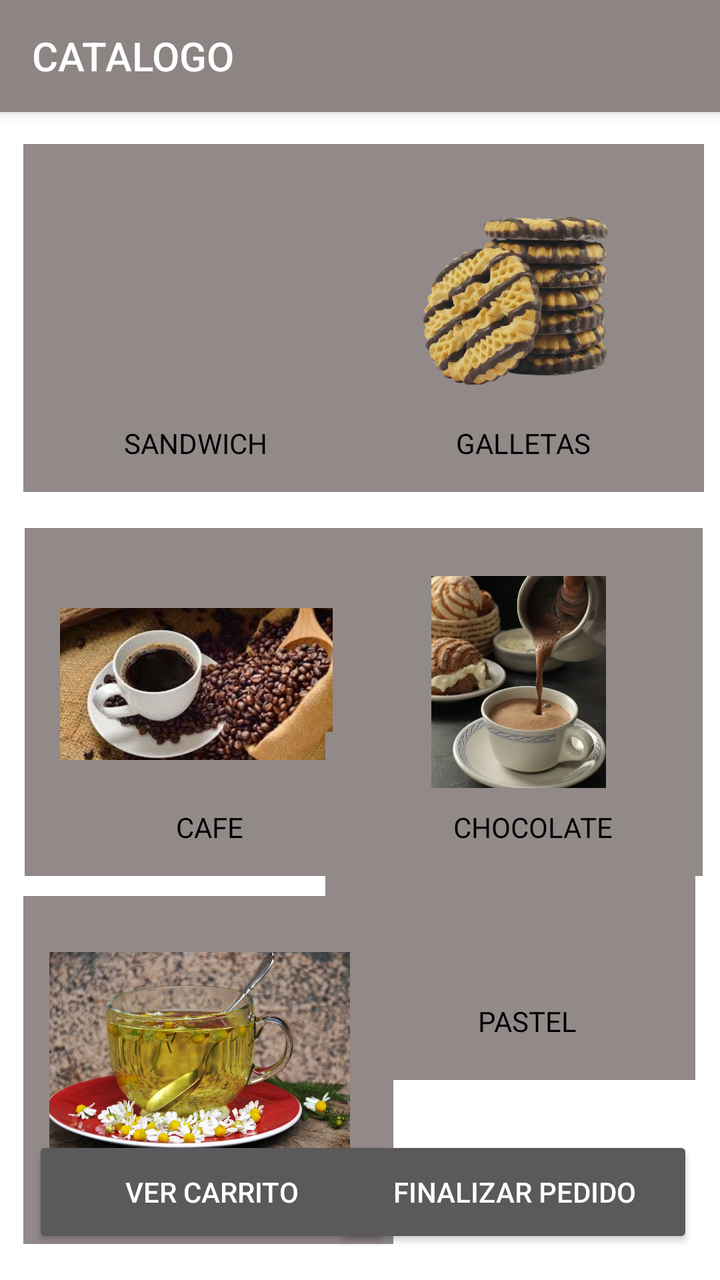
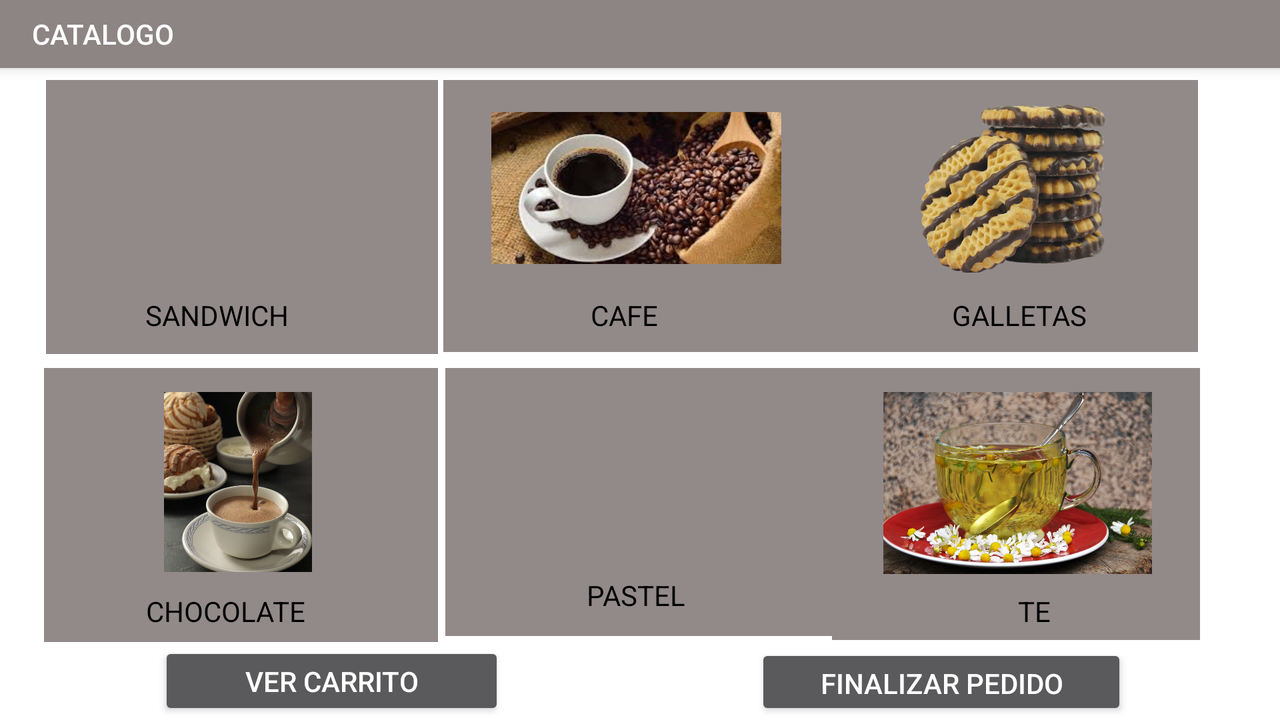

One screen, two layout resources from the same app: the default and the repository's alternative for another configuration. Each is rendered where Android would select it; the XML of both is given below.
<!-- AndroidManifest.xml: application theme Theme.AppCompat.NoActionBar -->
<!-- res/layout/activity_menu.xml -->
<?xml version="1.0" encoding="utf-8"?>
<androidx.constraintlayout.widget.ConstraintLayout xmlns:android="http://schemas.android.com/apk/res/android"
    xmlns:app="http://schemas.android.com/apk/res-auto"
    xmlns:tools="http://schemas.android.com/tools"
    android:id="@+id/main"
    android:layout_width="match_parent"
    android:layout_height="match_parent"
    android:background="#FFFFFF"
    tools:context=".Menu">

    

    <androidx.appcompat.widget.Toolbar
        android:id="@+id/toolbar"
        android:layout_width="match_parent"
        android:layout_height="?attr/actionBarSize"
        android:background="#8D8484"
        android:elevation="4dp"
        android:theme="@style/ThemeOverlay.AppCompat.Dark.ActionBar"
        app:layout_constraintEnd_toEndOf="parent"
        app:layout_constraintStart_toStartOf="parent"
        app:layout_constraintTop_toTopOf="parent"
        app:popupTheme="@style/ThemeOverlay.AppCompat.Light"
        app:title="CATALOGO" />

    <View
        android:id="@+id/view6"
        android:layout_width="185dp"
        android:layout_height="174dp"
        android:layout_marginTop="264dp"
        android:background="#FFFFFF"
        android:backgroundTint="#928989"
        android:foregroundTint="#020202"
        android:visibility="visible"
        app:layout_constraintEnd_toEndOf="parent"
        app:layout_constraintHorizontal_bias="0.07"
        app:layout_constraintStart_toStartOf="parent"
        app:layout_constraintTop_toTopOf="parent" />

    <ImageView
        android:id="@+id/imageView5"
        android:layout_width="145dp"
        android:layout_height="108dp"
        android:layout_marginTop="288dp"
        app:layout_constraintEnd_toEndOf="parent"
        app:layout_constraintHorizontal_bias="0.139"
        app:layout_constraintStart_toStartOf="parent"
        app:layout_constraintTop_toTopOf="parent"
        app:srcCompat="@drawable/cafe" />

    <View
        android:id="@+id/view4"
        android:layout_width="185dp"
        android:layout_height="174dp"
        android:layout_marginBottom="100dp"
        android:background="#FFFFFF"
        android:backgroundTint="#928989"
        android:foregroundTint="#020202"
        android:visibility="visible"
        app:layout_constraintBottom_toBottomOf="parent"
        app:layout_constraintEnd_toEndOf="parent"
        app:layout_constraintHorizontal_bias="0.929"
        app:layout_constraintStart_toStartOf="parent" />

    <ImageView
        android:id="@+id/imageView3"
        android:layout_width="185dp"
        android:layout_height="105dp"
        android:layout_marginBottom="148dp"
        app:layout_constraintBottom_toBottomOf="parent"
        app:layout_constraintEnd_toEndOf="parent"
        app:layout_constraintHorizontal_bias="0.929"
        app:layout_constraintStart_toStartOf="parent"
        app:srcCompat="@drawable/pastel" />

    <View
        android:id="@+id/view7"
        android:layout_width="185dp"
        android:layout_height="174dp"
        android:layout_marginTop="72dp"
        android:layout_marginEnd="8dp"
        android:background="#FFFFFF"
        android:backgroundTint="#928989"
        android:foregroundTint="#020202"
        android:visibility="visible"
        app:layout_constraintEnd_toEndOf="parent"
        app:layout_constraintHorizontal_bias="0.955"
        app:layout_constraintStart_toStartOf="@+id/view"
        app:layout_constraintTop_toTopOf="parent" />

    <ImageView
        android:id="@+id/imageView8"
        android:layout_width="185dp"
        android:layout_height="105dp"
        android:layout_marginTop="96dp"
        app:layout_constraintEnd_toEndOf="parent"
        app:layout_constraintHorizontal_bias="0.951"
        app:layout_constraintStart_toStartOf="parent"
        app:layout_constraintTop_toTopOf="parent"
        app:srcCompat="@drawable/galleta" />

    <View
        android:id="@+id/view9"
        android:layout_width="185dp"
        android:layout_height="174dp"
        android:layout_marginTop="448dp"
        android:background="#FFFFFF"
        android:backgroundTint="#928989"
        android:foregroundTint="#020202"
        android:visibility="visible"
        app:layout_constraintEnd_toEndOf="parent"
        app:layout_constraintHorizontal_bias="0.066"
        app:layout_constraintStart_toStartOf="parent"
        app:layout_constraintTop_toTopOf="parent" />

    <View
        android:id="@+id/view10"
        android:layout_width="185dp"
        android:layout_height="174dp"
        android:layout_marginTop="72dp"
        android:background="#FFFFFF"
        android:backgroundTint="#928989"
        android:foregroundTint="#020202"
        android:visibility="visible"
        app:layout_constraintEnd_toEndOf="parent"
        app:layout_constraintHorizontal_bias="0.066"
        app:layout_constraintStart_toStartOf="parent"
        app:layout_constraintTop_toTopOf="parent" />

    <View
        android:id="@+id/view"
        android:layout_width="185dp"
        android:layout_height="174dp"
        android:layout_marginTop="264dp"
        android:background="#FFFFFF"
        android:backgroundTint="#928989"
        android:foregroundTint="#020202"
        android:visibility="visible"
        app:layout_constraintEnd_toEndOf="parent"
        app:layout_constraintHorizontal_bias="0.951"
        app:layout_constraintStart_toStartOf="parent"
        app:layout_constraintTop_toTopOf="parent" />

    <ImageView
        android:id="@+id/imageView9"
        android:layout_width="176dp"
        android:layout_height="106dp"
        android:layout_marginTop="288dp"
        app:layout_constraintEnd_toEndOf="parent"
        app:layout_constraintHorizontal_bias="0.931"
        app:layout_constraintStart_toStartOf="parent"
        app:layout_constraintTop_toTopOf="@+id/toolbar"
        app:srcCompat="@drawable/chocolate" />

    <ImageView
        android:id="@+id/imageView2"
        android:layout_width="165dp"
        android:layout_height="102dp"
        android:layout_marginTop="476dp"
        app:layout_constraintEnd_toEndOf="parent"
        app:layout_constraintHorizontal_bias="0.089"
        app:layout_constraintStart_toStartOf="parent"
        app:layout_constraintTop_toTopOf="parent"
        app:srcCompat="@drawable/te" />

    <TextView
        android:id="@+id/sandwich1"
        android:layout_width="wrap_content"
        android:layout_height="wrap_content"
        android:layout_marginTop="404dp"
        android:backgroundTint="#000000"
        android:shadowColor="#020202"
        android:text="CHOCOLATE"
        android:textColor="#000000"
        app:layout_constraintEnd_toEndOf="parent"
        app:layout_constraintHorizontal_bias="0.809"
        app:layout_constraintStart_toStartOf="parent"
        app:layout_constraintTop_toTopOf="parent" />

    <TextView
        android:id="@+id/sandwich2"
        android:layout_width="wrap_content"
        android:layout_height="wrap_content"
        android:layout_marginTop="212dp"
        android:backgroundTint="#000000"
        android:shadowColor="#020202"
        android:text="SANDWICH"
        android:textColor="#000000"
        app:layout_constraintEnd_toEndOf="parent"
        app:layout_constraintHorizontal_bias="0.215"
        app:layout_constraintStart_toStartOf="parent"
        app:layout_constraintTop_toTopOf="parent" />

    <TextView
        android:id="@+id/sandwich3"
        android:layout_width="wrap_content"
        android:layout_height="wrap_content"
        android:layout_marginTop="404dp"
        android:backgroundTint="#000000"
        android:shadowColor="#020202"
        android:text="CAFE"
        android:textColor="#000000"
        app:layout_constraintEnd_toEndOf="parent"
        app:layout_constraintHorizontal_bias="0.27"
        app:layout_constraintStart_toStartOf="parent"
        app:layout_constraintTop_toTopOf="parent" />

    <TextView
        android:id="@+id/sandwich4"
        android:layout_width="wrap_content"
        android:layout_height="wrap_content"
        android:layout_marginTop="592dp"
        android:backgroundTint="#000000"
        android:shadowColor="#020202"
        android:text="TE"
        android:textColor="#000000"
        app:layout_constraintEnd_toEndOf="parent"
        app:layout_constraintHorizontal_bias="0.258"
        app:layout_constraintStart_toStartOf="parent"
        app:layout_constraintTop_toTopOf="parent" />

    <TextView
        android:id="@+id/sandwich5"
        android:layout_width="wrap_content"
        android:layout_height="wrap_content"
        android:layout_marginTop="212dp"
        android:backgroundTint="#000000"
        android:shadowColor="#020202"
        android:text="GALLETAS"
        android:textColor="#000000"
        app:layout_constraintEnd_toEndOf="parent"
        app:layout_constraintHorizontal_bias="0.779"
        app:layout_constraintStart_toStartOf="parent"
        app:layout_constraintTop_toTopOf="parent" />

    <TextView
        android:id="@+id/sandwich6"
        android:layout_width="wrap_content"
        android:layout_height="wrap_content"
        android:layout_marginBottom="120dp"
        android:backgroundTint="#000000"
        android:shadowColor="#020202"
        android:text="PASTEL"
        android:textColor="#000000"
        app:layout_constraintBottom_toBottomOf="parent"
        app:layout_constraintEnd_toEndOf="parent"
        app:layout_constraintHorizontal_bias="0.77"
        app:layout_constraintStart_toStartOf="parent" />

    <ImageView
        android:id="@+id/imageView"
        android:layout_width="150dp"
        android:layout_height="117dp"
        android:layout_marginTop="96dp"
        app:layout_constraintEnd_toEndOf="parent"
        app:layout_constraintHorizontal_bias="0.141"
        app:layout_constraintStart_toStartOf="parent"
        app:layout_constraintTop_toTopOf="parent"
        app:srcCompat="@drawable/sandwich" />

    <Button
        android:id="@+id/button5"
        android:layout_width="179dp"
        android:layout_height="56dp"
        android:layout_marginBottom="16dp"
        android:text="VER CARRITO"
        app:layout_constraintBottom_toBottomOf="parent"
        app:layout_constraintEnd_toEndOf="parent"
        app:layout_constraintHorizontal_bias="0.09"
        app:layout_constraintStart_toStartOf="parent" />

    <Button
        android:id="@+id/button3"
        android:layout_width="179dp"
        android:layout_height="56dp"
        android:layout_marginBottom="16dp"
        android:text="FINALIZAR PEDIDO"
        app:layout_constraintBottom_toBottomOf="parent"
        app:layout_constraintEnd_toEndOf="parent"
        app:layout_constraintHorizontal_bias="0.926"
        app:layout_constraintStart_toStartOf="parent" />

</androidx.constraintlayout.widget.ConstraintLayout>
<!-- resources referenced by this layout -->
<resources>
  <!-- drawable cafe: jpeg bitmap (drawable, 11909 bytes) -->
  <!-- drawable chocolate: jpg bitmap (drawable, 48910 bytes) -->
  <!-- drawable galleta: webp bitmap (drawable, 47824 bytes) -->
  <!-- drawable te: jpg bitmap (drawable, 563493 bytes) -->
</resources>
<!-- res/layout-land/activity_menu.xml (the repository's variant of the layout above) -->
<!-- drawn on the phone turned sideways -->
<?xml version="1.0" encoding="utf-8"?>
<androidx.constraintlayout.widget.ConstraintLayout xmlns:android="http://schemas.android.com/apk/res/android"
    xmlns:app="http://schemas.android.com/apk/res-auto"
    xmlns:tools="http://schemas.android.com/tools"
    android:id="@+id/main"
    android:layout_width="match_parent"
    android:layout_height="match_parent"
    android:background="#FFFFFF"
    tools:context=".Menu">

    

    <View
        android:id="@+id/view"
        android:layout_width="184dp"
        android:layout_height="136dp"
        android:layout_marginTop="184dp"
        android:background="#FFFFFF"
        android:backgroundTint="#928989"
        android:foregroundTint="#020202"
        android:visibility="visible"
        app:layout_constraintEnd_toEndOf="parent"
        app:layout_constraintHorizontal_bias="0.912"
        app:layout_constraintStart_toStartOf="parent"
        app:layout_constraintTop_toTopOf="parent" />

    <ImageView
        android:id="@+id/imageView2"
        android:layout_width="187dp"
        android:layout_height="91dp"
        android:layout_marginTop="196dp"
        app:layout_constraintEnd_toEndOf="parent"
        app:layout_constraintHorizontal_bias="0.917"
        app:layout_constraintStart_toStartOf="parent"
        app:layout_constraintTop_toTopOf="parent"
        app:srcCompat="@drawable/te" />

    <TextView
        android:id="@+id/sandwich"
        android:layout_width="wrap_content"
        android:layout_height="wrap_content"
        android:layout_marginTop="296dp"
        android:backgroundTint="#000000"
        android:shadowColor="#020202"
        android:text="TE"
        android:textColor="#000000"
        app:layout_constraintEnd_toEndOf="parent"
        app:layout_constraintHorizontal_bias="0.816"
        app:layout_constraintStart_toStartOf="parent"
        app:layout_constraintTop_toTopOf="parent" />

    <androidx.appcompat.widget.Toolbar
        android:id="@+id/toolbar"
        android:layout_width="0dp"
        android:layout_height="34dp"
        android:background="#8D8484"
        android:elevation="4dp"
        android:theme="@style/ThemeOverlay.AppCompat.Dark.ActionBar"
        app:layout_constraintEnd_toEndOf="parent"
        app:layout_constraintStart_toStartOf="parent"
        app:layout_constraintTop_toTopOf="parent"
        app:popupTheme="@style/ThemeOverlay.AppCompat.Light"
        app:title="CATALOGO" />

    <View
        android:id="@+id/view"
        android:layout_width="196dp"
        android:layout_height="137dp"
        android:layout_marginTop="40dp"
        android:background="#FFFFFF"
        android:backgroundTint="#928989"
        android:foregroundTint="#020202"
        android:visibility="visible"
        app:layout_constraintEnd_toEndOf="parent"
        app:layout_constraintHorizontal_bias="0.052"
        app:layout_constraintStart_toStartOf="parent"
        app:layout_constraintTop_toTopOf="parent" />

    <View
        android:id="@+id/view"
        android:layout_width="195dp"
        android:layout_height="134dp"
        android:layout_marginTop="184dp"
        android:background="#FFFFFF"
        android:backgroundTint="#928989"
        android:foregroundTint="#020202"
        android:visibility="visible"
        app:layout_constraintEnd_toEndOf="parent"
        app:layout_constraintStart_toStartOf="parent"
        app:layout_constraintTop_toTopOf="@+id/toolbar" />

    <View
        android:id="@+id/view"
        android:layout_width="197dp"
        android:layout_height="137dp"
        android:layout_marginTop="184dp"
        android:background="#FFFFFF"
        android:backgroundTint="#928989"
        android:foregroundTint="#020202"
        android:visibility="visible"
        app:layout_constraintEnd_toEndOf="parent"
        app:layout_constraintHorizontal_bias="0.05"
        app:layout_constraintStart_toStartOf="parent"
        app:layout_constraintTop_toTopOf="parent" />

    <View
        android:id="@+id/view"
        android:layout_width="197dp"
        android:layout_height="136dp"
        android:layout_marginTop="40dp"
        android:background="#FFFFFF"
        android:backgroundTint="#928989"
        android:foregroundTint="#020202"
        android:visibility="visible"
        app:layout_constraintEnd_toEndOf="parent"
        app:layout_constraintStart_toStartOf="parent"
        app:layout_constraintTop_toTopOf="parent" />

    <View
        android:id="@+id/view"
        android:layout_width="184dp"
        android:layout_height="136dp"
        android:layout_marginTop="40dp"
        android:background="#FFFFFF"
        android:backgroundTint="#928989"
        android:foregroundTint="#020202"
        android:visibility="visible"
        app:layout_constraintEnd_toEndOf="parent"
        app:layout_constraintHorizontal_bias="0.91"
        app:layout_constraintStart_toStartOf="parent"
        app:layout_constraintTop_toTopOf="parent" />

    <View
        android:id="@+id/view"
        android:layout_width="185dp"
        android:layout_height="174dp"
        android:layout_marginTop="456dp"
        android:background="#FFFFFF"
        android:backgroundTint="#928989"
        android:foregroundTint="#020202"
        android:visibility="visible"
        app:layout_constraintEnd_toEndOf="parent"
        app:layout_constraintHorizontal_bias="0.066"
        app:layout_constraintStart_toStartOf="parent"
        app:layout_constraintTop_toTopOf="parent" />

    <ImageView
        android:id="@+id/imageView2"
        android:layout_width="185dp"
        android:layout_height="105dp"
        android:layout_marginTop="40dp"
        app:layout_constraintEnd_toEndOf="parent"
        app:layout_constraintHorizontal_bias="0.912"
        app:layout_constraintStart_toStartOf="parent"
        app:layout_constraintTop_toTopOf="parent"
        app:srcCompat="@drawable/galleta" />

    <TextView
        android:id="@+id/sandwich"
        android:layout_width="wrap_content"
        android:layout_height="wrap_content"
        android:layout_marginTop="148dp"
        android:backgroundTint="#000000"
        android:shadowColor="#020202"
        android:text="SANDWICH"
        android:textColor="#000000"
        app:layout_constraintEnd_toEndOf="parent"
        app:layout_constraintHorizontal_bias="0.128"
        app:layout_constraintStart_toStartOf="parent"
        app:layout_constraintTop_toTopOf="parent" />

    <ImageView
        android:id="@+id/imageView"
        android:layout_width="151dp"
        android:layout_height="89dp"
        android:layout_marginTop="52dp"
        app:layout_constraintEnd_toEndOf="parent"
        app:layout_constraintHorizontal_bias="0.086"
        app:layout_constraintStart_toStartOf="parent"
        app:layout_constraintTop_toTopOf="parent"
        app:srcCompat="@drawable/sandwich" />

    <ImageView
        android:id="@+id/imageView2"
        android:layout_width="145dp"
        android:layout_height="108dp"
        android:layout_marginTop="40dp"
        app:layout_constraintEnd_toEndOf="parent"
        app:layout_constraintHorizontal_bias="0.496"
        app:layout_constraintStart_toStartOf="parent"
        app:layout_constraintTop_toTopOf="parent"
        app:srcCompat="@drawable/cafe" />

    <TextView
        android:id="@+id/sandwich"
        android:layout_width="wrap_content"
        android:layout_height="wrap_content"
        android:layout_marginTop="148dp"
        android:backgroundTint="#000000"
        android:shadowColor="#020202"
        android:text="CAFE"
        android:textColor="#000000"
        app:layout_constraintEnd_toEndOf="parent"
        app:layout_constraintHorizontal_bias="0.487"
        app:layout_constraintStart_toStartOf="parent"
        app:layout_constraintTop_toTopOf="parent" />

    <TextView
        android:id="@+id/sandwich"
        android:layout_width="wrap_content"
        android:layout_height="wrap_content"
        android:layout_marginTop="148dp"
        android:backgroundTint="#000000"
        android:shadowColor="#020202"
        android:text="GALLETAS"
        android:textColor="#000000"
        app:layout_constraintEnd_toEndOf="parent"
        app:layout_constraintHorizontal_bias="0.831"
        app:layout_constraintStart_toStartOf="parent"
        app:layout_constraintTop_toTopOf="parent" />

    <ImageView
        android:id="@+id/imageView2"
        android:layout_width="180dp"
        android:layout_height="90dp"
        android:layout_marginTop="196dp"
        app:layout_constraintEnd_toEndOf="parent"
        app:layout_constraintHorizontal_bias="0.063"
        app:layout_constraintStart_toStartOf="parent"
        app:layout_constraintTop_toTopOf="parent"
        app:srcCompat="@drawable/chocolate" />

    <TextView
        android:id="@+id/sandwich"
        android:layout_width="wrap_content"
        android:layout_height="wrap_content"
        android:layout_marginTop="296dp"
        android:backgroundTint="#000000"
        android:shadowColor="#020202"
        android:text="CHOCOLATE"
        android:textColor="#000000"
        app:layout_constraintEnd_toEndOf="parent"
        app:layout_constraintHorizontal_bias="0.13"
        app:layout_constraintStart_toStartOf="parent"
        app:layout_constraintTop_toTopOf="parent" />

    <TextView
        android:id="@+id/sandwich"
        android:layout_width="wrap_content"
        android:layout_height="wrap_content"
        android:layout_marginTop="288dp"
        android:backgroundTint="#000000"
        android:shadowColor="#020202"
        android:text="PASTEL"
        android:textColor="#000000"
        app:layout_constraintEnd_toEndOf="parent"
        app:layout_constraintHorizontal_bias="0.497"
        app:layout_constraintStart_toStartOf="parent"
        app:layout_constraintTop_toTopOf="@+id/toolbar" />

    <ImageView
        android:id="@+id/imageView2"
        android:layout_width="182dp"
        android:layout_height="95dp"
        android:layout_marginTop="192dp"
        app:layout_constraintEnd_toEndOf="parent"
        app:layout_constraintHorizontal_bias="0.499"
        app:layout_constraintStart_toStartOf="parent"
        app:layout_constraintTop_toTopOf="parent"
        app:srcCompat="@drawable/pastel" />

    <ImageView
        android:id="@+id/imageView2"
        android:layout_width="165dp"
        android:layout_height="102dp"
        android:layout_marginTop="476dp"
        app:layout_constraintEnd_toEndOf="parent"
        app:layout_constraintHorizontal_bias="0.089"
        app:layout_constraintStart_toStartOf="parent"
        app:layout_constraintTop_toTopOf="parent"
        app:srcCompat="@drawable/te" />

    <TextView
        android:id="@+id/sandwich"
        android:layout_width="wrap_content"
        android:layout_height="wrap_content"
        android:layout_marginTop="592dp"
        android:backgroundTint="#000000"
        android:shadowColor="#020202"
        android:text="TE"
        android:textColor="#000000"
        app:layout_constraintEnd_toEndOf="parent"
        app:layout_constraintHorizontal_bias="0.258"
        app:layout_constraintStart_toStartOf="parent"
        app:layout_constraintTop_toTopOf="parent" />

    <Button
        android:id="@+id/button3"
        android:layout_width="173dp"
        android:layout_height="39dp"
        android:text="VER CARRITO"
        app:layout_constraintBottom_toBottomOf="parent"
        app:layout_constraintEnd_toEndOf="parent"
        app:layout_constraintHorizontal_bias="0.17"
        app:layout_constraintStart_toStartOf="parent" />

    <Button
        android:id="@+id/button3"
        android:layout_width="186dp"
        android:layout_height="38dp"
        android:text="FINALIZAR PEDIDO"
        app:layout_constraintBottom_toBottomOf="parent"
        app:layout_constraintEnd_toEndOf="parent"
        app:layout_constraintHorizontal_bias="0.832"
        app:layout_constraintStart_toStartOf="parent" />

</androidx.constraintlayout.widget.ConstraintLayout>
